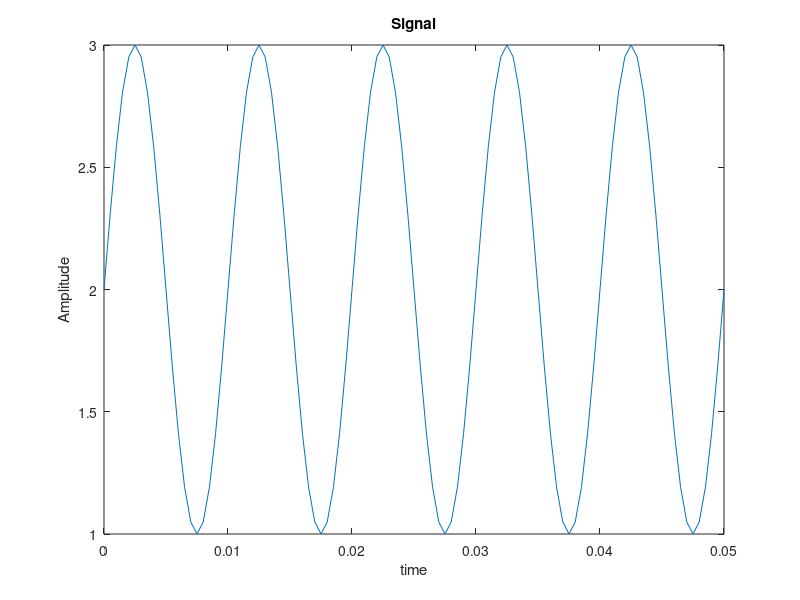

Write MATLAB code to recreate this figure. (Note: this script raises an error after producing the figure.)
clc;
clear all;
close all;% closing any opened figures
% Plotting the offset sinusoidal signal 
time = 0:.0005:.05;
freq_msg=100; %wave form frequency 
dc_ofst=2; % signal offset
signal=sin(2*pi*freq_msg*time)+dc_ofst; %Generating the signal
% plotting the signal 
figure;
plot(time,signal); 
xlabel('time'); 
ylabel('Amplitude'); 
title('Signal');

% Sampling the signal 
% freq_sample=15*freq_msg; % sampling frequency
samp_time=0:1/freq_sample:0.05; % sampling time 
samp_signal=dc_ofst+sin(2*pi*freq_msg*samp_time);% generating the sampled signal
hold on
plot(samp_time,samp_signal,'rx') % plotting the sampled signal 
title('Sampled Signal')
legend('Original signal','Sampled signal');

% Uniform Quantizer
L=8; %No of Quantization levels 
smin=round(min(signal)); smax=round(max(signal));
Quant_levl=linspace(smin,smax,L); % Length 8, to represent 9 intervals
codebook = linspace(0,smax,L+1); % Length 9, one entry for each interval
[index,quants] = quantiz(samp_signal,Quant_levl,codebook); % Quantize.

figure;
plot(samp_time,samp_signal,'x',samp_time,quants,'.-')% plotting sampled signal and quantization level title('Quantized Signal')
legend('Original signal','Quantized signal'); 
figure;
plot(samp_time,index,'.-')% plotting quantization levels of input signal
title('Encoded Signal');

% Binary coding
for i=1:length(index) 
    bincode_sig{i}=dec2bin(round(index(i)),3);
end
disp('binary encoded signal');
disp(bincode_sig)
% SNR ratio calculation
noise=quants-samp_signal; % calculating noise 
figure;
plot(samp_time,noise,'.-'); % plotting figure 
title('Noise');
r=snr(index,noise);% SNR 
snr1=['SNR :',num2str(r)]; 
disp(snr1)

% Function for ploting Quant_level vs SNR 
function [ r ] = IMPL_Quant( l,b )
% Plotting the offset sinusoidal signal 
time = 0:.0005:.05;
freq_msg=100; %wave form frequency 
dc_ofst=2; % signal offset
signal=sin(2*pi*freq_msg*time)+dc_ofst; %Generating the signal

% Sampling the signal 
freq_sample=15*freq_msg; % sampling frequency
samp_time=0:1/freq_sample:0.05; % sampling time 
samp_signal=dc_ofst+sin(2*pi*freq_msg*samp_time);% generating the sampled signal

% Uniform Quantizer
L=l; %No of Quantization levels 
smin=round(min(signal)); 
smax=round(max(signal));
Quant_levl=linspace(smin,smax,L); % Length 8, to represent 9 intervals
codebook = linspace(0.7,smax,L+1); % Length 9, one entry for each interval
[index,quants] = quantiz(samp_signal,Quant_levl,codebook);
% Quantize.

% Binary coding
for i=1:length(quants) 
    bincode_sig{i}=dec2bin(round(quants(i)),b);
end

% SNR ratio calculation
noise=quants-samp_signal; % calculating noise 
r=snr(index,noise);% SNR
end



